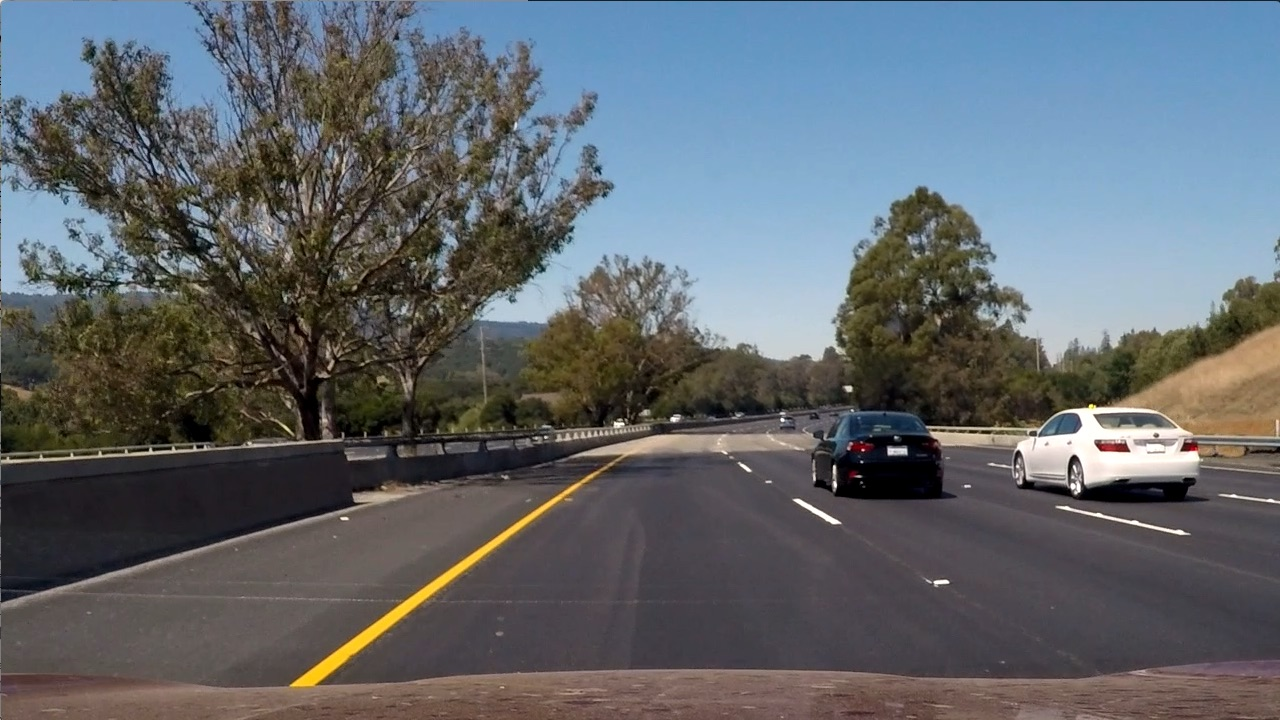
#> input picture test6.jpg, 1280 x 720 px
$ python InteractiveSobel.py   (older library calls are emulated)
#> lines starting #> are read from the running program, lines starting #| are printed output that depends on the picture
#> further down, image is the input picture: shape (720, 1280, 3); mean R, G, B 97, 102.6, 107.9
### Helper.py
import numpy as np
import cv2


# Define a function that applies Sobel x or y, then takes an absolute value and applies a threshold.
def abs_sobel_thresh(img, convert_color=True, color_conversion_between=cv2.COLOR_RGB2HLS,
                     channel=0, orient='x', sobel_kernel=3, threshold=(0, 255)):
    # Check the dimension of the image
#> called with convert_color = True, color_conversion_between = 53, channel = 2, orient = 'x', sobel_kernel = 3, threshold = (0, 255)
    if convert_color:
        converted = cv2.cvtColor(img, color_conversion_between)  # Convert to color space
#> converted: shape (720, 1280, 3); mean of channels 0, 1, 2 76.7, 102.2, 57.5
        img_to_process = converted[:, :, channel]  # Get the channel, the default is 0
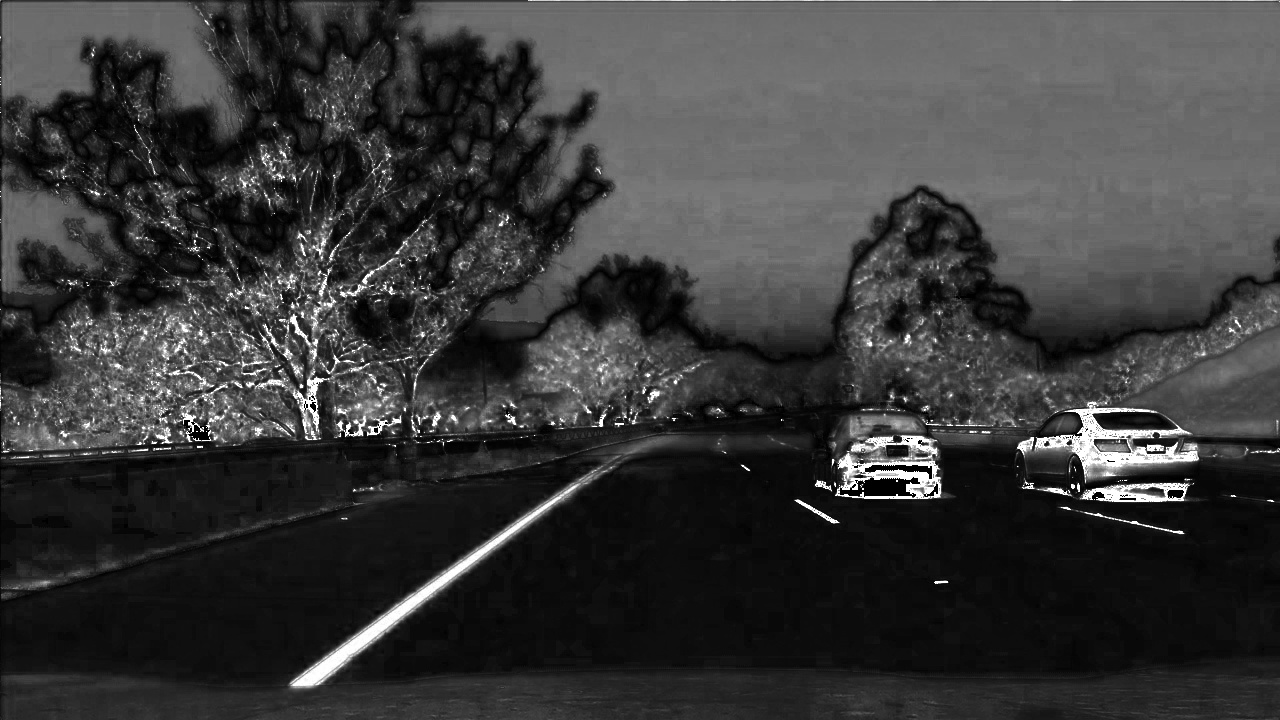
#> img_to_process: shape (720, 1280); min 0, max 255, mean 57.5
    else:
        img_to_process = img[:, :, channel]  # Get the channel, the default is 0

    # Apply x or y gradient with the OpenCV Sobel() function and take the absolute value
    abs_sobel = None
    if orient == 'x':
        abs_sobel = np.absolute(cv2.Sobel(img_to_process, cv2.CV_64F, 1, 0, ksize=sobel_kernel))
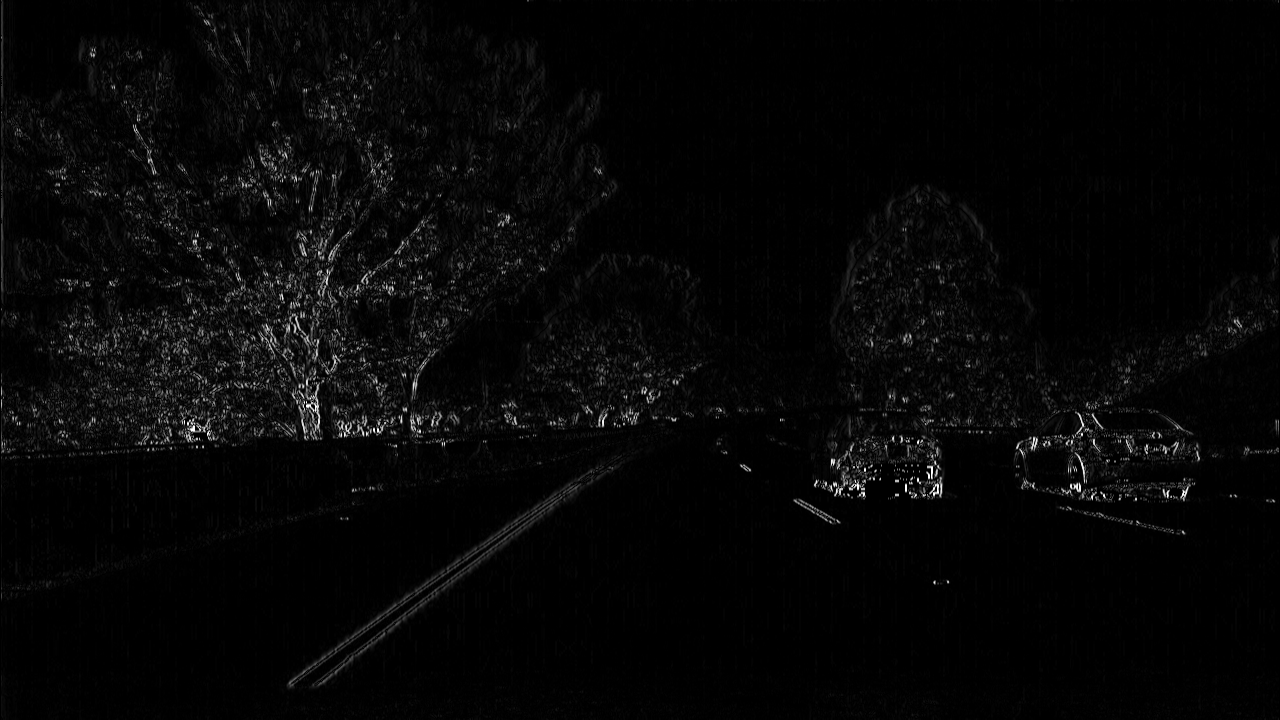
#> abs_sobel: shape (720, 1280) float64; min 0, max 1020, mean 27.5; drawn with min black and max white
    if orient == 'y':
        abs_sobel = np.absolute(cv2.Sobel(img_to_process, cv2.CV_64F, 0, 1, ksize=sobel_kernel))
    # Rescale back to 8 bit integer
    scaled_sobel = np.uint8(255 * abs_sobel / np.max(abs_sobel))
    # Create a copy and apply the threshold
    binary_output = np.zeros_like(scaled_sobel)
    # Inclusive threshold
    binary_output[(scaled_sobel >= threshold[0]) & (scaled_sobel <= threshold[1])] = 1.0
    # Return the binary image
    return binary_output

### InteractiveSobel.py
import matplotlib.pyplot as plt
from matplotlib.widgets import Slider
import matplotlib.image as mpimg
from Helper import abs_sobel_thresh

fig = plt.figure()
ax = fig.add_subplot(111)
fig.subplots_adjust(left=0.25, bottom=0.25)
min0 = 0
max0 = 255

image = mpimg.imread('test6.jpg')
im = abs_sobel_thresh(image, sobel_kernel=3, threshold=(min0, max0), channel=2)
#> im: shape (720, 1280); every value is 1
im1 = ax.imshow(im, cmap='gray')
fig.colorbar(im1)

axcolor = 'lightgoldenrodyellow'
#> (the run stopped early here; a loop or call above may not have finished)

$ run again, with straight_lines1.jpg copied over test6.jpg
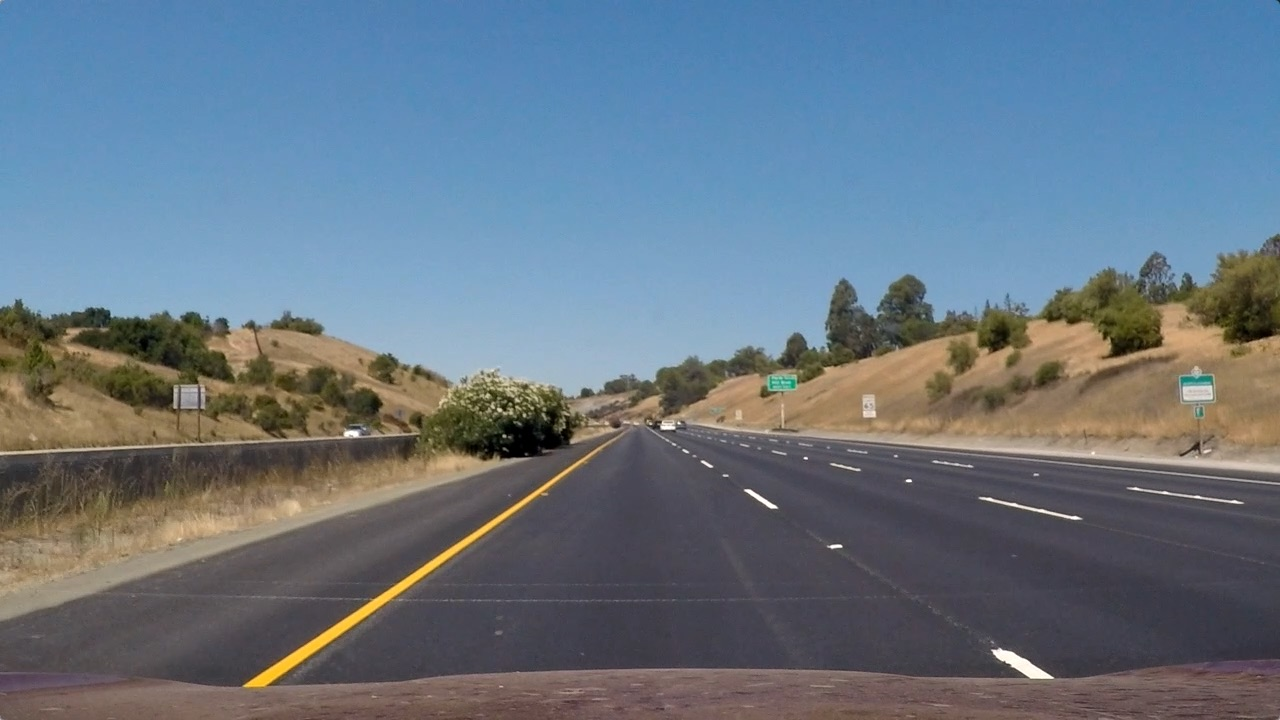
#> input picture straight_lines1.jpg, 1280 x 720 px
#> image is the input picture: shape (720, 1280, 3); mean R, G, B 103.2, 117.7, 131.2
#> converted: shape (720, 1280, 3); mean of channels 0, 1, 2 85.5, 117, 67
#> in abs_sobel_thresh, `img_to_process = converted[:, :, channel]`:
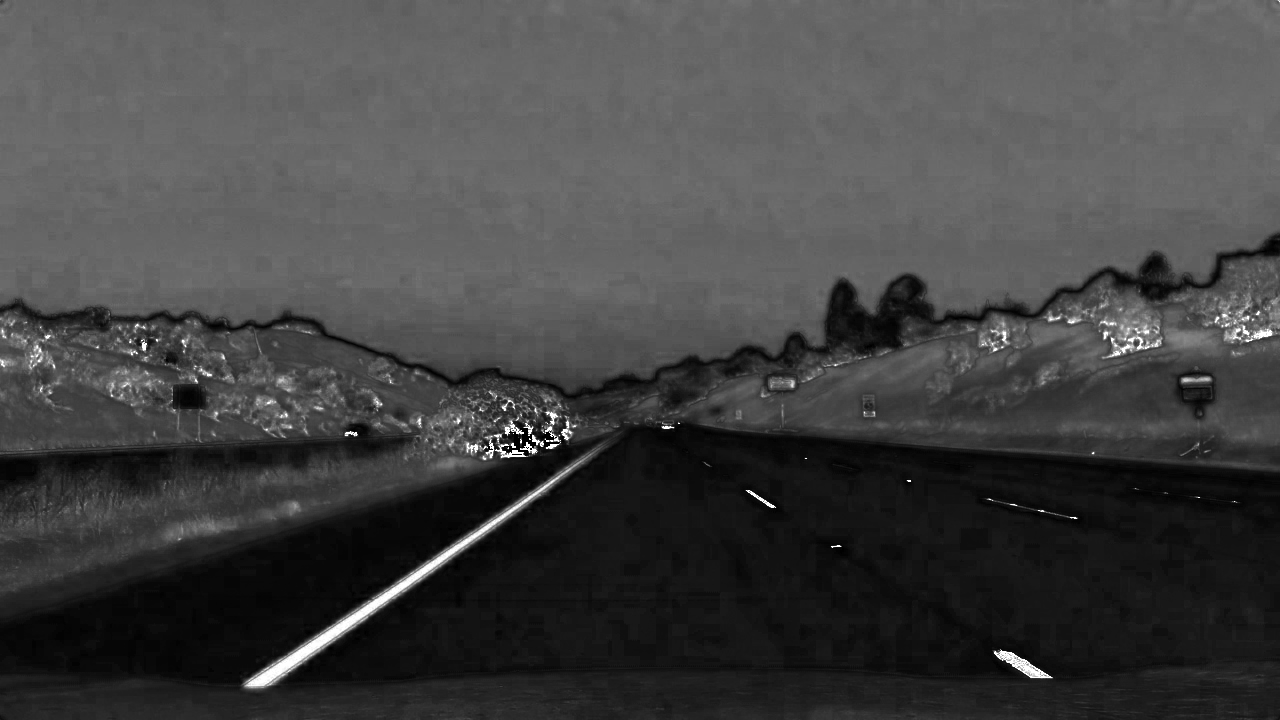
#> img_to_process: shape (720, 1280); min 0, max 255, mean 67
#> in abs_sobel_thresh, `abs_sobel = np.absolute(cv2.Sobel(img_to_process, cv2.CV_64F, 1, 0, ks..`:
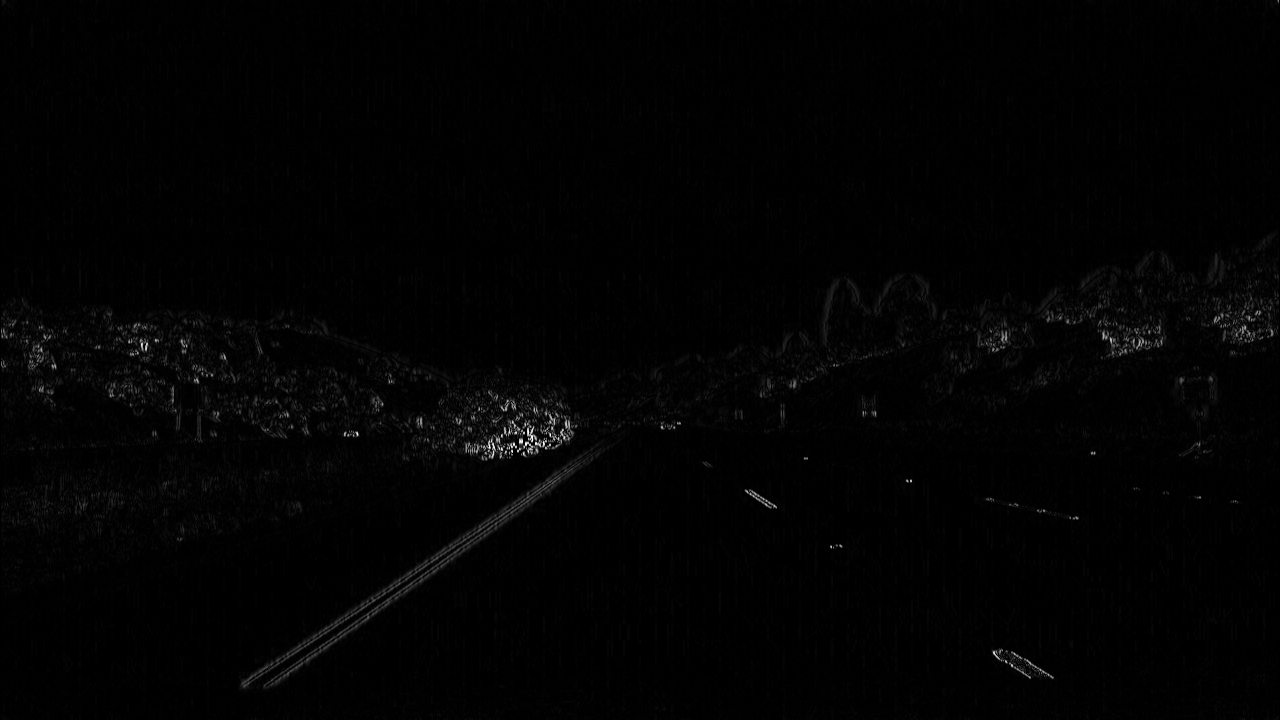
#> abs_sobel: shape (720, 1280) float64; min 0, max 1020, mean 11.1; drawn with min black and max white
#> im: shape (720, 1280); every value is 1
